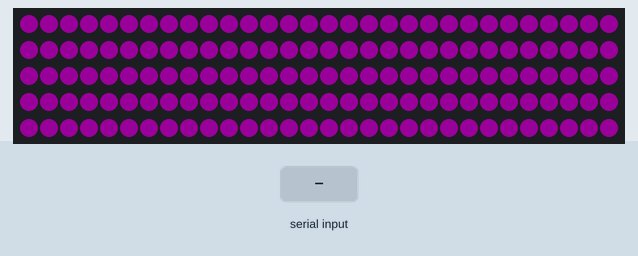
Bench run of a sketch on a simulated Arduino Mega 2560, built with avr-gcc and run on an emulated ATmega2560. On the bench: 150 RGB LEDs in strip order, left to right, continuing on the next row. The inputs (shaded band) are chosen by the test bench. Dim RGB values are drawn brighter than linear; what the sketch prints to the serial monitor is not drawn.

Above: at 4.2 s.
4.3 s: "3" received over Serial
At 6.8 s:
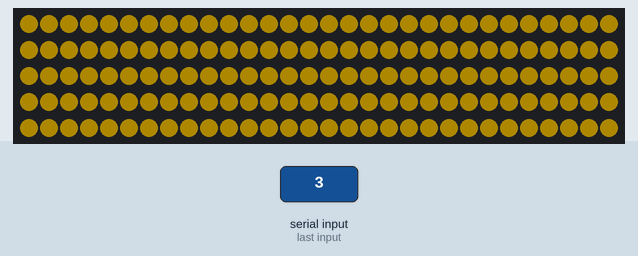
7.0 s: "0" received over Serial
At 7.96 s:
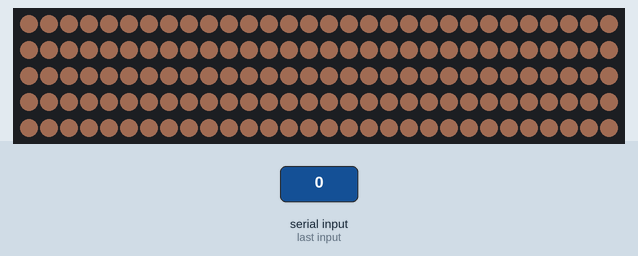
9.8 s: "1" received over Serial
At 12.48 s:
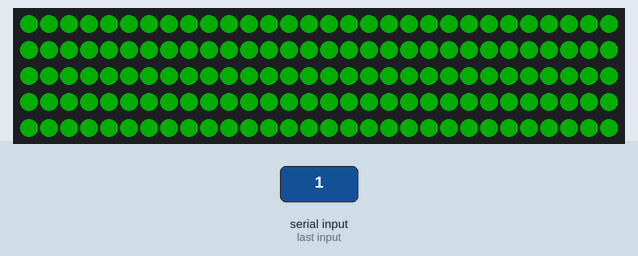
12.5 s: "2" received over Serial
At 15.5 s:
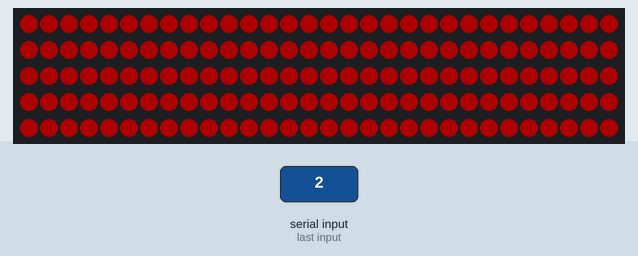

The sketch:

EGG_LAMP_ARDUINO.ino
```cpp
#include <FastLED.h>

#define LED_PIN     36
#define NUM_LEDS    150
#define LED_TYPE    SK6812
#define COLOR_ORDER GRB

#define BRIGHT_MIN  50
#define BRIGHT_MAX  50

#define FADE_DELAY  10  // ms

CRGB leds[NUM_LEDS];


//CRGB color_low  = CRGB(0, 255, 180);   // turqouise
//CRGB color_high = CRGB(255, 200, 0);   // yellow

// Define the colors that will be used
CRGB color_0 = CRGB(128, 0, 128);   // Purple
CRGB color_1 = CRGB(0, 255, 0);     // Green
CRGB color_2 = CRGB(255, 0, 0);     // Red
CRGB color_3 = CRGB(255, 200, 0);   // Yellow

// Global variables
CRGB current_color = color_0;
int current_brightness = BRIGHT_MIN;
int target_brightness = BRIGHT_MIN;

// FIX #1: The data type for a color variable must be 'CRGB', not 'int'.
CRGB target_color_rgb = color_0;

unsigned long last_update = 0;


void setup() {
  Serial.begin(9600);
  delay(3000);

  FastLED.addLeds<LED_TYPE, LED_PIN, COLOR_ORDER>(leds, NUM_LEDS);
  FastLED.setBrightness(current_brightness);

  Serial.println("Board is ready. Send any character to test connection.");
  fill_solid(leds, NUM_LEDS, color_0);
  FastLED.show();
}

void loop() {
  // Read from serial port
  if (Serial.available()) {
    char c = Serial.read();

    if (c == '0') {
      target_color_rgb = color_0;
      target_brightness = BRIGHT_MIN;
    } else if (c == '1') {
      target_color_rgb = color_1;
      target_brightness = BRIGHT_MAX;
    } else if (c == '2') {
      target_color_rgb = color_2;
      target_brightness = BRIGHT_MAX;
    } else if (c == '3') {
      target_color_rgb = color_3;
      target_brightness = BRIGHT_MAX;
    }
  }

  if (millis() - last_update >= FADE_DELAY) {
    last_update = millis();

    // Smoothly fade brightness
    // if (current_brightness < target_brightness) current_brightness++;
    // else if (current_brightness > target_brightness) current_brightness--;

    // Smoothly transition each RGB component
    if (current_color.r < target_color_rgb.r) current_color.r++;
    else if (current_color.r > target_color_rgb.r) current_color.r--;

    if (current_color.g < target_color_rgb.g) current_color.g++;
    else if (current_color.g > target_color_rgb.g) current_color.g--;

    if (current_color.b < target_color_rgb.b) current_color.b++;
    else if (current_color.b > target_color_rgb.b) current_color.b--;

    FastLED.setBrightness(current_brightness);
    fill_solid(leds, NUM_LEDS, current_color);
    FastLED.show();
  }
}
```

Measured:
- after the input at 4.3 s, the LEDs: first change at once (image 1 shows a later state)
